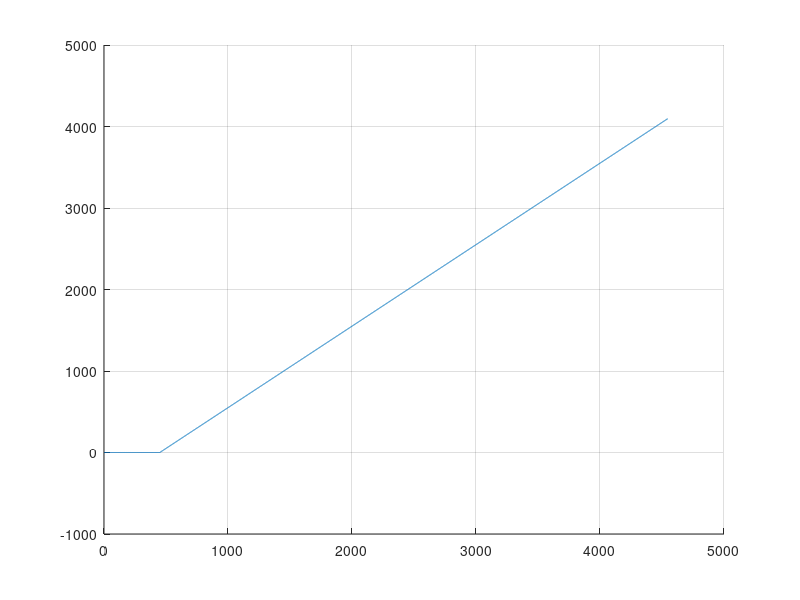
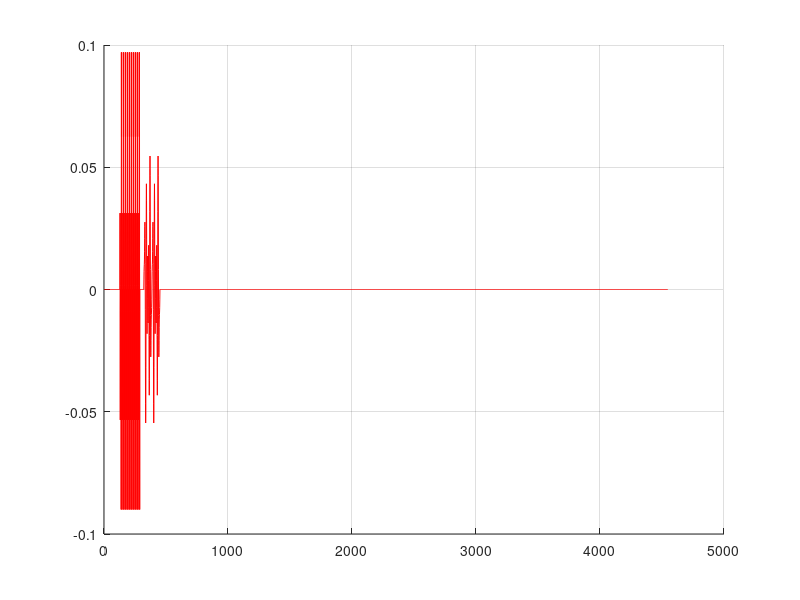

Write the MATLAB code that produced these figures, in order.
clc;
close all;

data_type_int16 = 1;

#12/52 carrier used + DC

short_ts_f = [0,0,0,0,0,0,0,0,1+j,0,0,0,-1-j,0,0,0,1+j,0,0,0,-1-j,0,0,0,-1-j,0,0,0,1+j,0,0,0,0,0,0,0,-1-j,0,0,0,-1-j,0,0,0,1+j,0,0,0,1+j,0,0,0,1+j,0,0,0,1+j,0,0,0,0,0,0,0];
#long_ts_f = [1 1 -1 -1 1 1 -1 1 -1 1 1 1 1 1 1 -1 -1 1 1 -1 1 -1 1 1 1 1 0 1 -1 -1 1 1 -1 1 -1 1 -1 -1 -1 -1 -1 1 1 -1 -1 1 -1 1 -1 1 1 1 1];
#ifft_data = [long_ts_f(27:end) 0 0 0 0 0 0 0 0 0 0 0 long_ts_f(1:26)];
ifft_data = [0 0 0 1 1 -1 -1 1 zeros(1,64-7)];
long_ts_t = ifft(ifft_data);

#figure;
#hold on;
#grid on;

#plot(abs(long_ts_t));
#plot(real(long_ts_t),'r');
#plot(imag(long_ts_t),'g');

short_ts_f = ifftshift(short_ts_f);
short_ts_t = ifft(short_ts_f);

for i=1:4096
  ramp(i) = i;
end

test_data = [];
for i=1:10
  test_data = [test_data short_ts_t(1:(64/4))];
endfor
test_data = [zeros(1,128) test_data 0*[1:32] long_ts_t long_ts_t ramp];

#test_data = awgn(test_data, 60);

##### Add frequency offset
#test_data = add_freq_offset(test_data, 0.001);

figure;
hold on;
grid on;
plot(real(test_data));
figure;
hold on;
grid on;
plot(imag(test_data), 'r');

#[D, f, corr, power, frame_start, d_f, sig_out, sig_out_corr] = schmidl_corr(test_data, 32);

#figure
#hold on;
#plot(abs(corr));
#plot(arg(corr), 'b');
#plot(power, 'r');
#plot(D,'r')

if(data_type_int16)
  test_data = test_data .* ((2^15)-1);
endif

interleave = [];
index = 1;
for i=1:(length(test_data))
  interleave(index) = real(test_data(i));
  interleave(index+1) = imag(test_data(i)); 
  index = index + 2; 
endfor

if(data_type_int16)
  fileId = fopen('test-int16.bin', 'w');
  fwrite(fileId, interleave, 'int16');
else
  fileId = fopen('test-float.bin', 'w');
  fwrite(fileId, interleave, 'float');
endif

fclose(fileId);